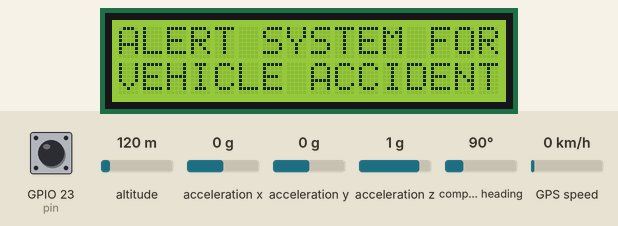
Simulated run of this sketch. Board: ESP32. On the bench: 16×2 character LCD. Wiring (inferred from the names in the program): MPU-6050 motion sensor at I2C address 0x68. The test bench sets the inputs (shaded band); at power-on: acceleration y 0 g, acceleration z 1 g, GPIO 23 (pin) HIGH, altitude 120 m, acceleration x 0 g, compass heading 90°, GPS speed 0 km/h. The GPS gets a fix after 3 s at 37.7749, -122.4194 with 8 satellites; the modem accepts every AT command (registered, SIM ready, sends succeed) and sends nothing else; what the sketch prints to the serial monitor is not drawn.

Above: at 0.2 s.
At 3.3 s:
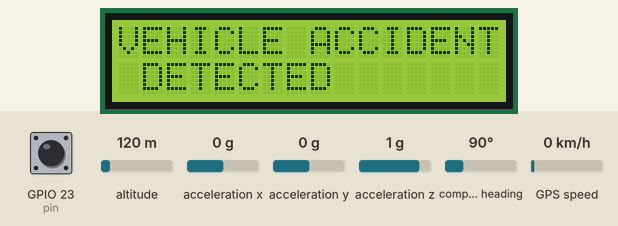
3.4 s: acceleration y set to -1.4 g
6.4 s: acceleration z set to 0 g
Timing chart, 0 to 9.4 s (numbered marks = the images above; inputs shaded):
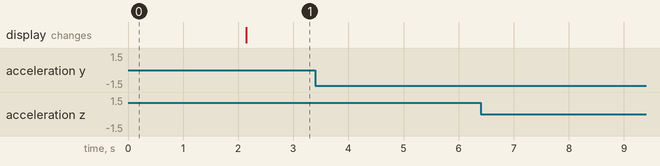

Measured:
- after the input at 3.4 s, every drawn part: stays the same
- after the input at 6.4 s, every drawn part: stays the same

The sketch:

acciNa.ino
```cpp
#include <SoftwareSerial.h>
#include <TinyGPS.h>
const int MPU_addr = 0x68;  // I2C address of the MPU-6050

int state = 0;
const int pin = 23;
float gpslat, gpslon;

TinyGPS gps;
SoftwareSerial sgps(17, 16);
SoftwareSerial sgsm(25, 26);

#include <LiquidCrystal_I2C.h>

LiquidCrystal_I2C lcd(0x27, 16, 2);


void setup() {
  pinMode(pin, INPUT_PULLUP);
  sgsm.begin(9600);
  sgps.begin(9600);
  Serial.begin(9600);
  lcd.init();
  lcd.backlight();
  lcd.setCursor(0, 0);
  lcd.print("ALERT SYSTEM FOR");
  lcd.setCursor(0, 1);
  lcd.print("VEHICLE ACCIDENT");

  sgsm.listen();
  // sgsm.print("\r");
  // delay(500);
  sgsm.print("AT+CMGF=1\r");
  // delay(500);
  sgsm.print("AT+CMGS=\"+8801716909892\"\r");
  // delay(1000);
  sgsm.println("VEHICLE ACCIDENT ALERT PROJECT CONNECTED");
  delay(1000);
  sgsm.write(0x1A);
  delay(1000);


  // Wake up the MPU-6050
  Wire.beginTransmission(MPU_addr);
  Wire.write(0x6B);  // PWR_MGMT_1 register
  Wire.write(0);     // Set to zero (wakes up the MPU-6050)
  Wire.endTransmission(true);
}

void accidentDetect() {
  // Read raw accelerometer data
  int16_t AcX, AcY, AcZ;
  Wire.beginTransmission(MPU_addr);
  Wire.write(0x3B);  // Starting register address for accelerometer data
  Wire.endTransmission(false);
  Wire.requestFrom(MPU_addr, 6, true);  // Request 6 bytes of data

  // Read accelerometer data
  AcX = Wire.read() << 8 | Wire.read();
  AcY = Wire.read() << 8 | Wire.read();
  AcZ = Wire.read() << 8 | Wire.read();

  // Map accelerometer values to range -250 to 250
  int mappedAcX = map(AcX, -32768, 32767, -250, 250);
  int mappedAcY = map(AcY, -32768, 32767, -250, 250);
  int mappedAcZ = map(AcZ, -32768, 32767, -250, 250);

  // Print the values
  Serial.print("Accelerometer: X = ");
  Serial.print(mappedAcX);
  Serial.print(" | Y = ");
  Serial.print(mappedAcY);
  Serial.print(" | Z = ");
  Serial.println(mappedAcZ);

  if (mappedAcX) {
    sendMessage();
  }

  // delay(100);  // Delay for 100 milliseconds (0.1 seconds)
}

void sendMessage() {
  sgps.listen();
  while (sgps.available()) {
    int c = sgps.read();
    if (gps.encode(c)) {
      gps.f_get_position(&gpslat, &gpslon);
    }
    // Serial.println("gps");
  }
  lcd.clear();
  lcd.setCursor(0, 0);
  lcd.print("VEHICLE ACCIDENT");
  lcd.setCursor(0, 1);
  lcd.print(" DETECTED");
  sgsm.listen();
  sgsm.print("\r");
  delay(1000);
  sgsm.print("AT+CMGF=1\r");
  delay(1000);
  /*Replace XXXXXXXXXX to 10 digit mobile number &
      ZZ to 2 digit country code*/
  sgsm.print("AT+CMGS=\"+8801716909892\"\r");
  delay(1000);
  sgsm.println("VEHICLE ACCIDENT. LOCATION :");
  sgsm.print("https://www.google.com/maps?q=");
  sgsm.print(gpslat, 6);
  sgsm.print(",");
  sgsm.print(gpslon, 6);
  delay(1000);
  sgsm.write(0x1A);
  delay(1000);
  state = 1;
}

void loop() {

  if (digitalRead(pin) == HIGH && state == 0) {
    sendMessage();
    Serial.println("yeahhhhhhhh");
  }
  // delay(100);


  accidentDetect();
}
```
